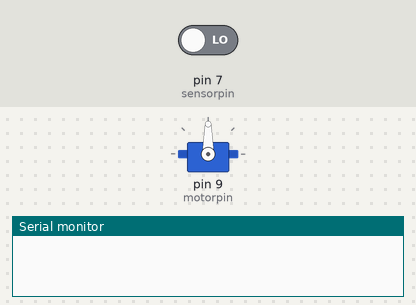
This sketch was run on a simulated Arduino Uno, built with avr-gcc and run on an emulated ATmega328P. Parts: servo, the last lines printed to the serial monitor. The inputs (shaded band) are chosen by the test bench; at power-on: pin 7 (sensorpin) LOW.

Above: at 1.2 s.
1.3 s: pin 7 (sensorpin) driven HIGH
At 1.42 s:
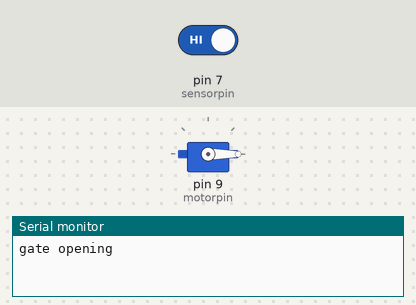
At 6.42 s:
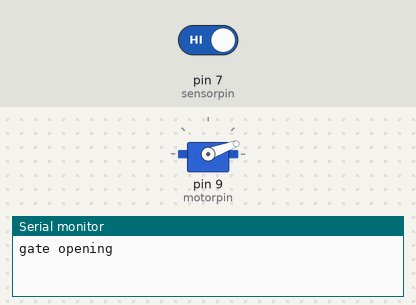
Timing chart, 0 to 19.3 s (numbered marks = the images above; inputs shaded):
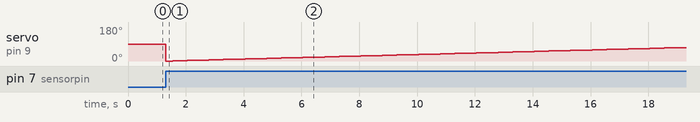

Measured:
- after the input at 1.3 s, servo on pin 9 (motorpin): 90° → 0° at once, → 1° 0.25 s later, → 2° 0.25 s later, → 3° 0.25 s later, … (72 changes in this stretch)

The sketch:

gate_openning_using_touch_sensor.ino
```cpp
#include <Servo.h>

// constants won't change
const int sensorpin = 7; // Arduino pin connected to touch sensor's pin
const int motorpin  = 9; // Arduino pin connected to servo motor's pin
int pos;

Servo Myservo; // create servo object to control a servo

int lastTouchState;    // the previous state of touch sensor
int currentTouchState; // the current state of touch sensor

void setup() {
  Serial.begin(9600);               // initialize serial
  pinMode(sensorpin, INPUT); // set arduino pin to input mode
  Myservo.attach(motorpin);          // attaches the servo on pin 9 to the servo object

}

void loop() {
  lastTouchState    = currentTouchState;             // save the last state
  currentTouchState = digitalRead(sensorpin); // read new state

  if(lastTouchState == LOW && currentTouchState == HIGH) {
    Serial.println("gate opening");
    for(pos=0;pos<=90;pos++){
        Myservo.write(pos);
        delay(250);
    }
  }


}
```
